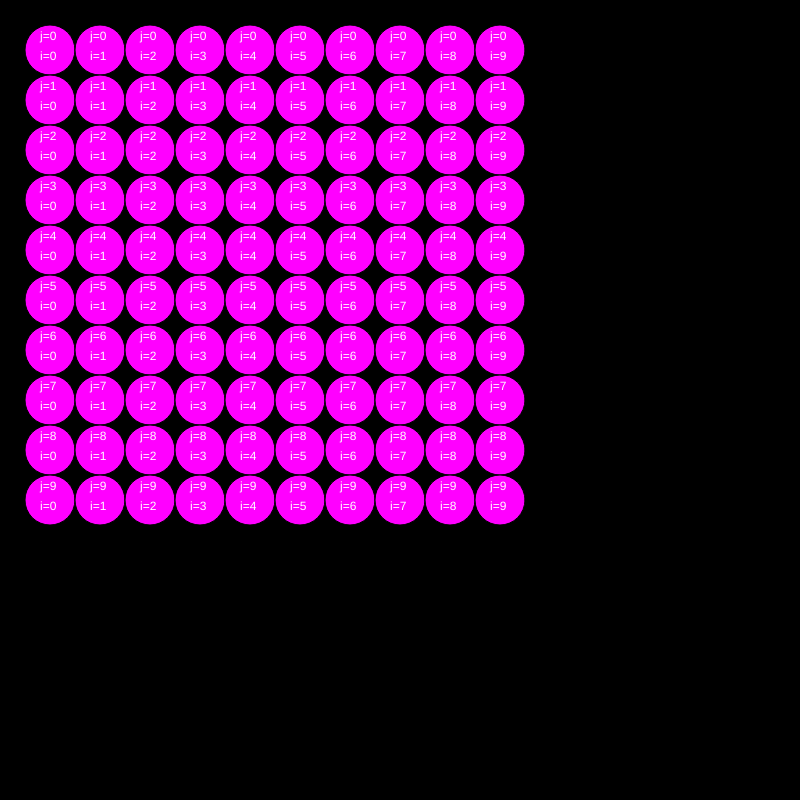
Frame 1 (no input)
Frame 60 (no input): identical to frame 1, image omitted
Frame 120 (the mouse pressed at the canvas centre since frame 60): identical to frame 1, image omitted

The p5.js sketch that drew this single still picture (run headless with seeded random() and noise() and a simulated clock; from frame 60 on, the mouse is pressed at the canvas centre):

// p5.js sketch
// ── sketch.js


function setup() 
{
    createCanvas(800,800);
}

function draw() 
{

    background(0);


    for(var j = 0; j < 10; j ++)
    {
        for(var i = 0; i < 10; i++)
        {
            fill(255,0,255);
            ellipse(50 + i * 50, 50 + j * 50,50,50);
            fill(255);
            text("i="+i, 40 + i * 50, 60 + j * 50);
            text("j="+j, 40 + i * 50, 40 + j * 50);
        }
    }

 
}
